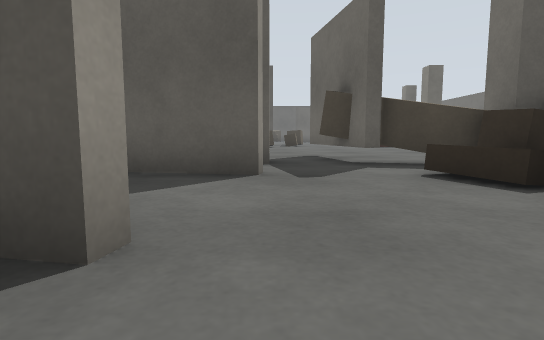
View 1 (above)

24 first-person views from a walk through a robot-simulator world made for Gazebo. The camera is 0.5 m above the floor, tilts 6° down and sees 80° across. The floor is counted in squares, 1 m on a side. Each view is taken from the middle of a square. On the plan, view 1 faces up. The plan holds only what a view shows up to about 9 squares ahead; the rest is blank.

View 2
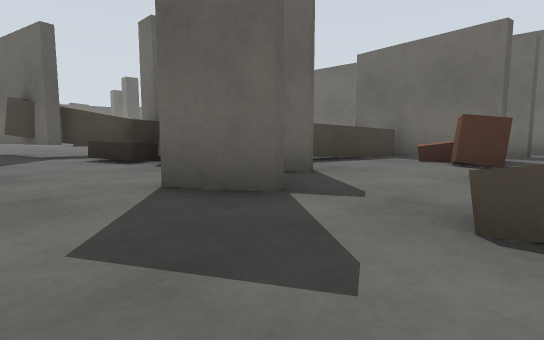

View 3
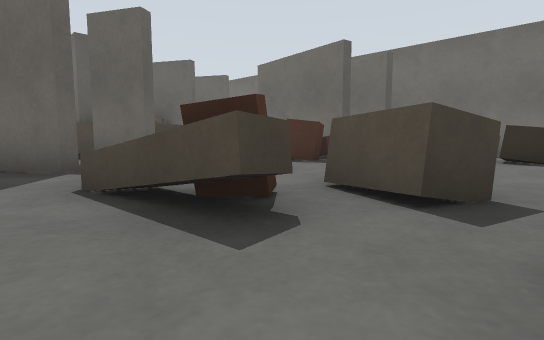

View 4
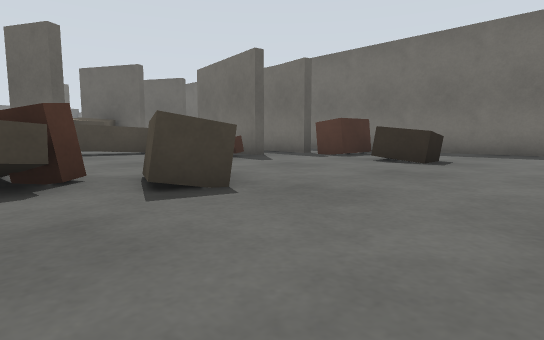

View 5
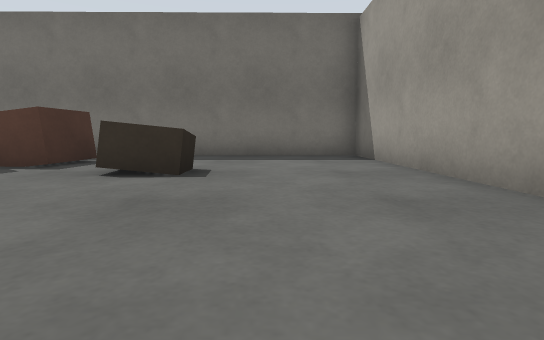

View 6
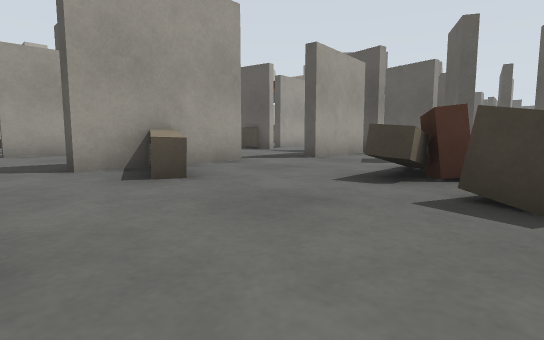

View 7
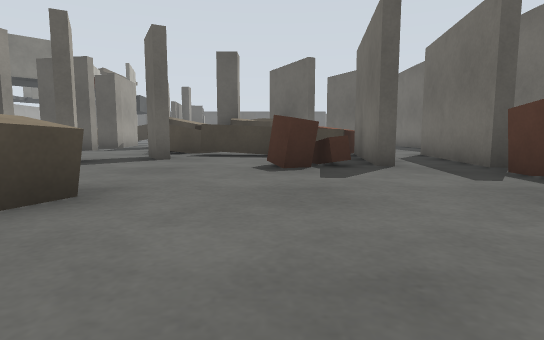

View 8
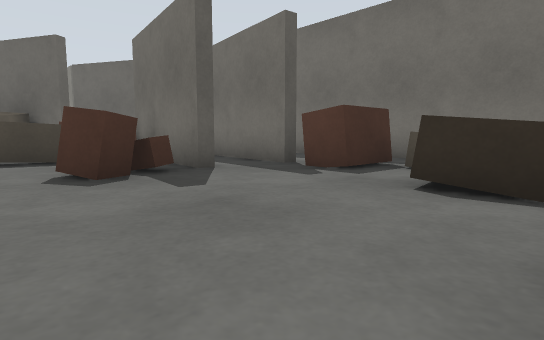

View 9
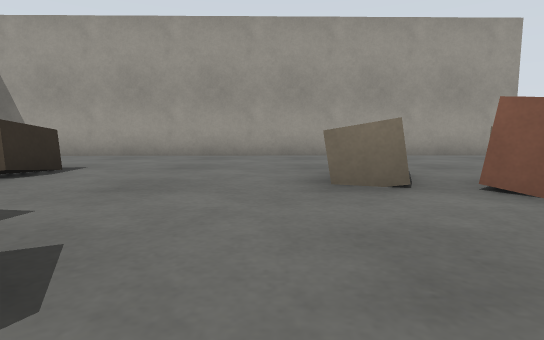

View 10
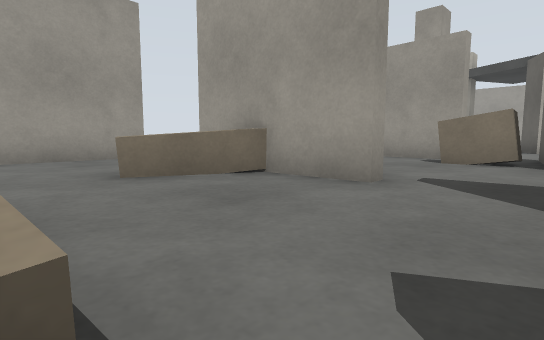

View 11
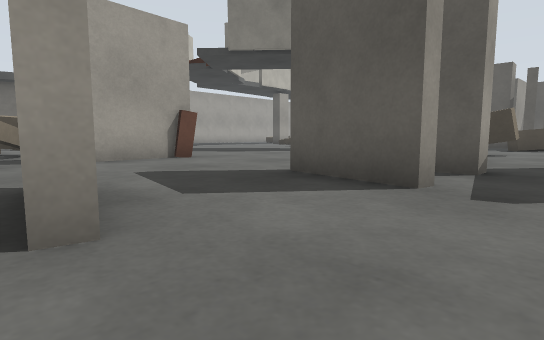

View 12
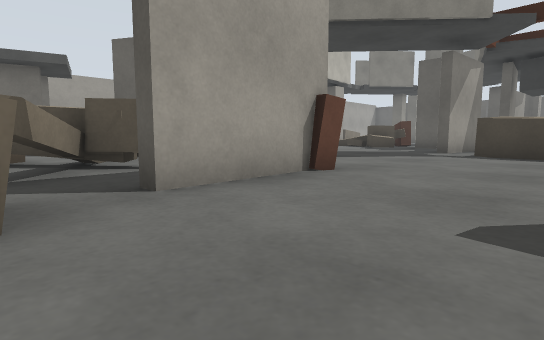

View 13
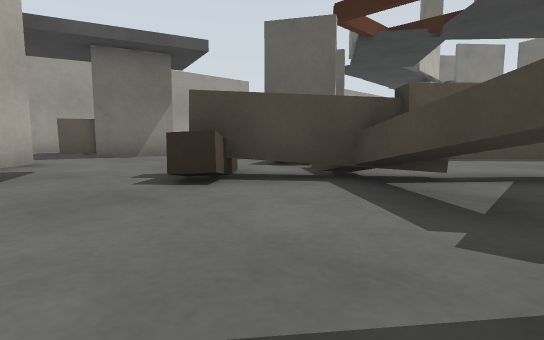

View 14
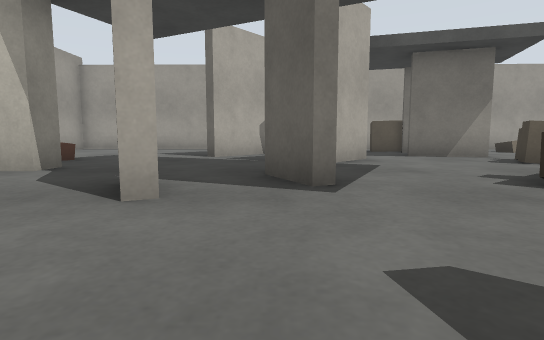

View 15
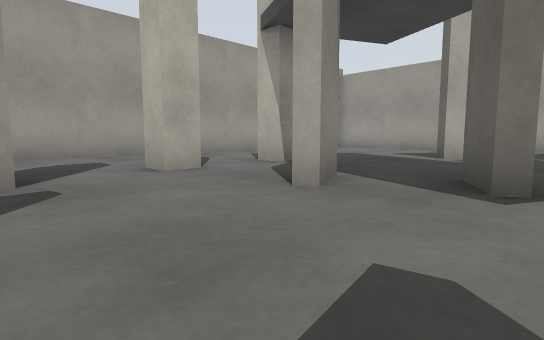

View 16
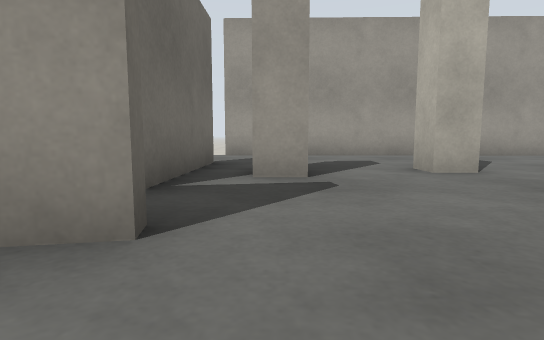

View 17
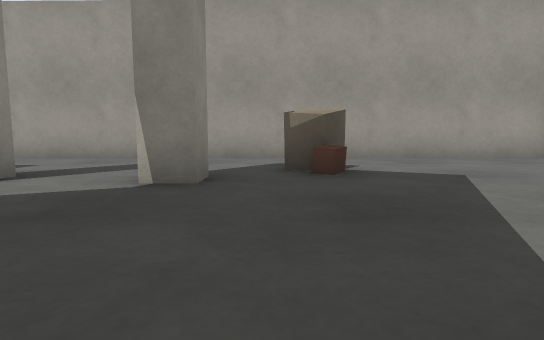

View 18
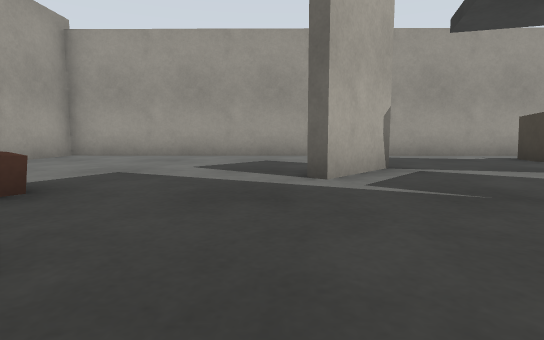

View 19
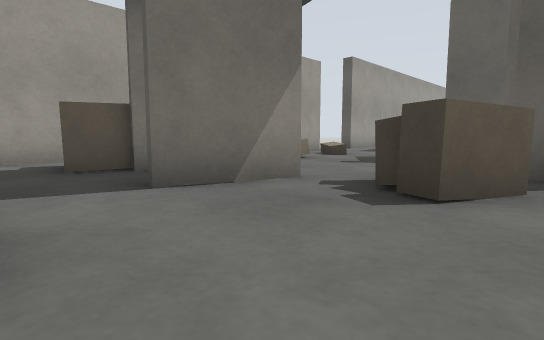

View 20
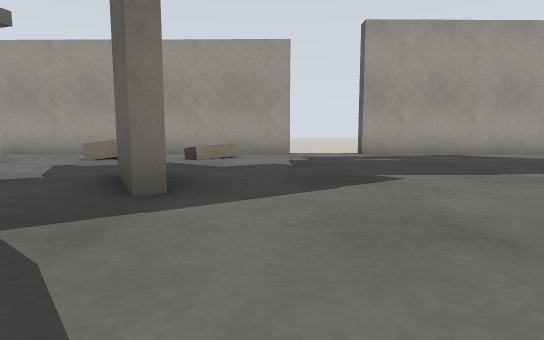

View 21
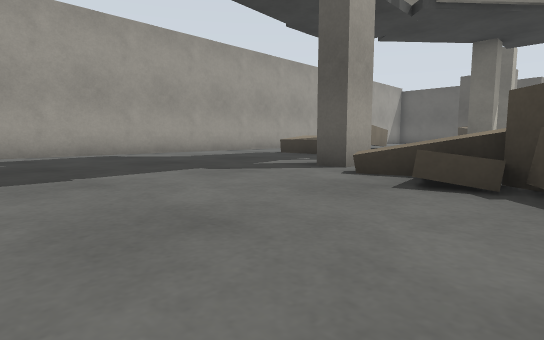

View 22
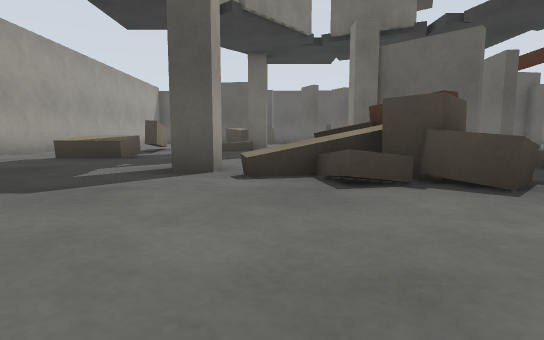

View 23
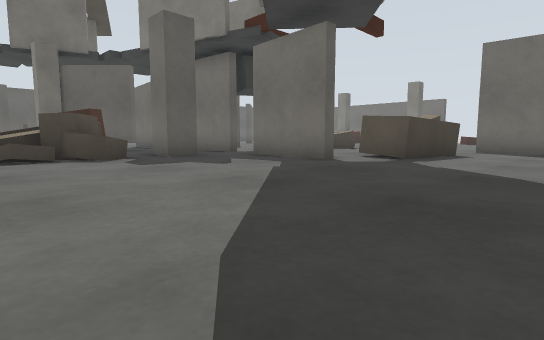

View 24
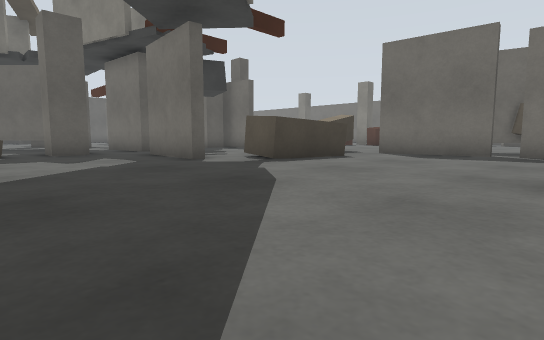

### Floor plan
Points are (right, up) in squares from view 1. A wall is a line through its corners. A room is listed if a view was taken in it or the views show most of it. See-through windows are left out.
Room 1 (views 1, 2, 3, 4, 5, 6, 7, 8, 9, 10, 11)
walls: (7.8, -1.7) (8.2, 1.6); (9.5, -1.9) (10, 1.7); (-0.8, 0.2) (-0.6, -2); (-1.2, -3.7) (-1, -6.8); (1.4, -9.3) (12.3, -9.1) (12.2, 1.5); (1.4, 6.3) (1, 8.3)
low walls: (7.8, 0.4) (4.1, 1.4); (-1.2, -5.2) (0.6, -6) (0.4, -6.5)
ways out: opening at (-1.5, 2.5) to room 2; opening at (-1, -3) to room 2; opening at (-1, 5.5) to room 2; opening at (0.7, -8) to room 2; gap at (-1, 7) to room 2; opening at (0, 7.5); opening at (10, 1); gap at (10, -2)
objects: pillar (-1, 6) to (0, 6); brown box (1, 6) to (3, 6); brown box (2, -4) to (3, -4); brown box (2, -3); grey box (2, -1) to (2, 0); brown box (2, 3) to (3, 4); grey box (3, 0) to (4, 1); brown box (3, 2) to (4, 3); brown box (3, 4) to (4, 5); brown box (4, -5) to (4, -4); pillar (4, 5) to (4, 6); brown box (6, -2); brown box (7, -2) to (7, -1); brown box (8, -6) to (9, -5); brown box (9, -3) to (10, -3); brown box (10, -4)
Room 2 (views 12, 13, 14, 15, 16, 17, 18, 19, 20, 21, 22, 23, 24)
walls: (-5.9, 11.1) (-6.3, 11.1) (-6.1, 13.7); (-7.4, 18.1) (-9.2, 19.9); (-5.9, 4.5) (-5.8, 2.2); (-14.5, 3.1) (-14.7, 2.4); (-5.9, 19.2) (-6.2, 19.2) (-6.1, 20.2); (-19.1, 9.6) (-19.2, -1.1); (-0.8, 6.7) (-1.1, 9.1); (-19, 16.6) (-19, 11.5); (-14.2, 0.1) (-13.1, -0.8); (-0.2, 4.1) (-2.1, 4.5); (-19, 20.2) (-19, 19.5); (-16.1, -2.1) (-14.6, -3.4); (-5.5, -3.9) (-5.6, -7.1); (-19.2, -3) (-19.2, -9.1) (-5.7, -9.4); (-1.6, -3.7) (-1.2, -3.7); (-5.9, -7.1) (-5.8, -4); (-1, -6.8) (-1.5, -6.8); (-1.3, -9.3) (1.4, -9.3)
low walls: (-7.4, 3.7) (-8.5, 2.4); (-8.1, 2.9) (-10.2, 1.4); (-6.3, -2.5) (-5.7, -2.4); (-5.5, -2.5) (-6.4, -2.6)
ways out: opening at (-1.5, 2.5) to room 1; opening at (-1, -3) to room 1; opening at (-1, 5.5) to room 1; opening at (0.7, -8) to room 1; gap at (-1, 7) to room 1; opening at (-19, 10.5); opening at (-6, 14.5); opening at (-3, 10)
objects: brown box (-18, 1) to (-17, 2); brown box (-18, 7) to (-17, 8); brown box (-17, 5) to (-17, 6); brown box (-17, 18) to (-16, 19); grey box (-16, 2) to (-15, 3); brown box (-14, -7) to (-13, -7); brown box (-14, -6); grey box (-14, 7) to (-13, 8); brown box (-13, 3) to (-13, 4); grey box (-13, 5) to (-12, 5); pillar (-13, 16); pillar (-12, -6); brown box (-12, 15); grey box (-11, -2) to (-10, -2); brown box (-11, 1) to (-10, 2); other object (-11, 3) to (-11, 5); brown box (-11, 14) to (-11, 15); brown box (-11, 17); pillar (-10, -6) to (-9, -6); grey box (-10, -3); brown box (-10, 3); brown box (-10, 14) to (-9, 15); brown box (-10, 15); brown box (-10, 16) to (-9, 17); pillar (-10, 20); brown box (-8, 1) to (-7, 2); pillar (-8, 15); other object (-8, 16) to (-7, 16); pillar (-7, -5); brown box (-6, 0) to (-6, 1); brown box (-6, 5); brown box (-5, -4) to (-4, -3); gate (-5, 10) to (-3, 11)

Where each view was taken, in squares from view 1:
view 1: 0 up, 0 right, facing up
view 2: 3 down, 0 right, facing up-right
view 3: 6 down, 1 right, facing up-right
view 4: 8 down, 2 right, facing up-right
view 5: 7 down, 4 right, facing right
view 6: 8 down, 4 right, facing up-left
view 7: 7 down, 6 right, facing up
view 8: 6 down, 5 right, facing up-right
view 9: 1 down, 5 right, facing down
view 10: 2 down, 2 right, facing down-left
view 11: 1 up, 1 right, facing up-left
view 12: 1 up, 3 left, facing up-left
view 13: 1 down, 7 left, facing up-left
view 14: 2 down, 7 left, facing left
view 15: 1 down, 7 left, facing down-left
view 16: 1 down, 7 left, facing down
view 17: 2 down, 13 left, facing down
view 18: 4 down, 11 left, facing left
view 19: 0 up, 12 left, facing up-left
view 20: 9 up, 10 left, facing left
view 21: 11 up, 10 left, facing up-left
view 22: 11 up, 12 left, facing up
view 23: 7 up, 12 left, facing up-right
view 24: 5 up, 10 left, facing up-right
